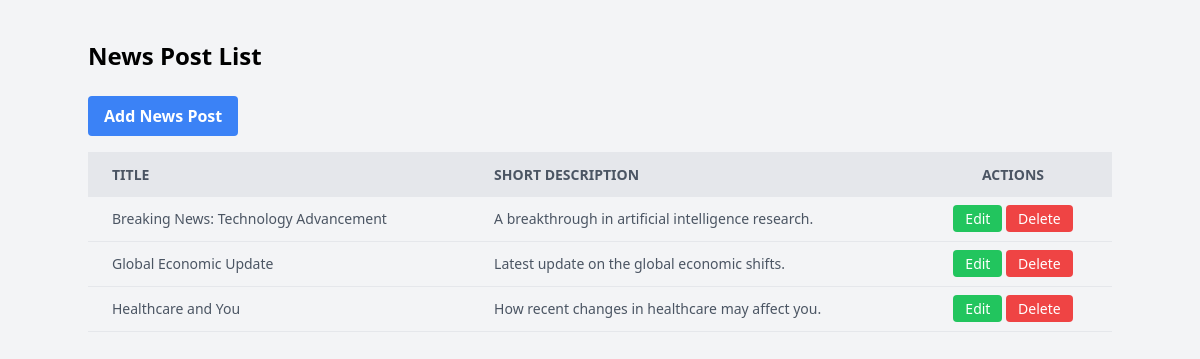
The page /news_post_list.php on the database its author committed.
### tables this page shows
CREATE TABLE news_posts (
    id INT AUTO_INCREMENT PRIMARY KEY,
    title VARCHAR(255) NOT NULL,
    short_description VARCHAR(255),
    content TEXT NOT NULL,
    image VARCHAR(255),
    image_alt VARCHAR(255),
    created_at TIMESTAMP DEFAULT CURRENT_TIMESTAMP,
    updated_at TIMESTAMP DEFAULT CURRENT_TIMESTAMP ON UPDATE CURRENT_TIMESTAMP
);

### crud_operations.php (called while the page is built, shortened)
<?php
require 'db.php';
function readNewsPosts() {
    global $conn;
    $sql = "SELECT * FROM news_posts ORDER BY created_at DESC";
    $result = $conn->query($sql);
    return $result;
}

### news_post_list.php (the view, shortened to what this page needs)
<?php
require 'db.php';
require 'crud_operations.php';
$newsPosts = readNewsPosts();
function baseUrl() {
    return 'https://zuzanagabonayova.eu/';
}
?>
<!DOCTYPE html>
<html lang="en">
<head>
    <script src="https://cdn.tailwindcss.com"></script>
</head>
<body class="bg-gray-100 p-10">
<div class="container mx-auto">
    <h2 class="text-2xl font-bold mb-6">News Post List</h2>
    <a href="<?php echo baseUrl(); ?>news_post_form.php" class="mb-4 inline-block bg-blue-500 hover:bg-blue-700 text-white font-bold py-2 px-4 rounded">
        Add News Post
    </a>
    <table class="table-auto w-full mb-6">
        <thead>
            <tr class="bg-gray-200 text-gray-600 uppercase text-sm leading-normal">
                <th class="py-3 px-6 text-left">Title</th>
                <th class="py-3 px-6 text-left">Short Description</th>
                <th class="py-3 px-6 text-center">Actions</th>
            </tr>
        </thead>
        <tbody class="text-gray-600 text-sm font-light">
            <?php if ($newsPosts && $newsPosts->num_rows > 0): ?>
                <?php while ($newsPost = $newsPosts->fetch_assoc()): ?>
                    <tr class="border-b border-gray-200 hover:bg-gray-100">
                        <td class="py-3 px-6 text-left whitespace-nowrap"><?php echo htmlspecialchars($newsPost['title']); ?></td>
                        <td class="py-3 px-6 text-left"><?php echo htmlspecialchars($newsPost['short_description']); ?></td>
                        <td class="py-3 px-6 text-center">
                            <a href="<?php echo baseUrl(); ?>news_post_form.php?id=<?php echo $newsPost['id']; ?>" class="bg-green-500 text-white py-1 px-3 rounded hover:bg-green-600">Edit</a>
                            <a href="<?php echo baseUrl(); ?>delete_news_post.php?id=<?php echo $newsPost['id']; ?>" class="bg-red-500 text-white py-1 px-3 rounded hover:bg-red-600">Delete</a>
                        </td>
                    </tr>
                <?php endwhile; ?>
            <?php else: ?>
                <tr>
                    <td colspan="3" class="py-3 px-6 text-center">No news posts found.</td>
                </tr>
            <?php endif; ?>
        </tbody>
    </table>
</div>
</body>
</html>

### rows shown on the page
news_posts: title "Breaking News: Technology Advancement", short_description "A breakthrough in artificial intelligence research."
news_posts: title "Global Economic Update", short_description "Latest update on the global economic shifts."
news_posts: title "Healthcare and You", short_description "How recent changes in healthcare may affect you."
